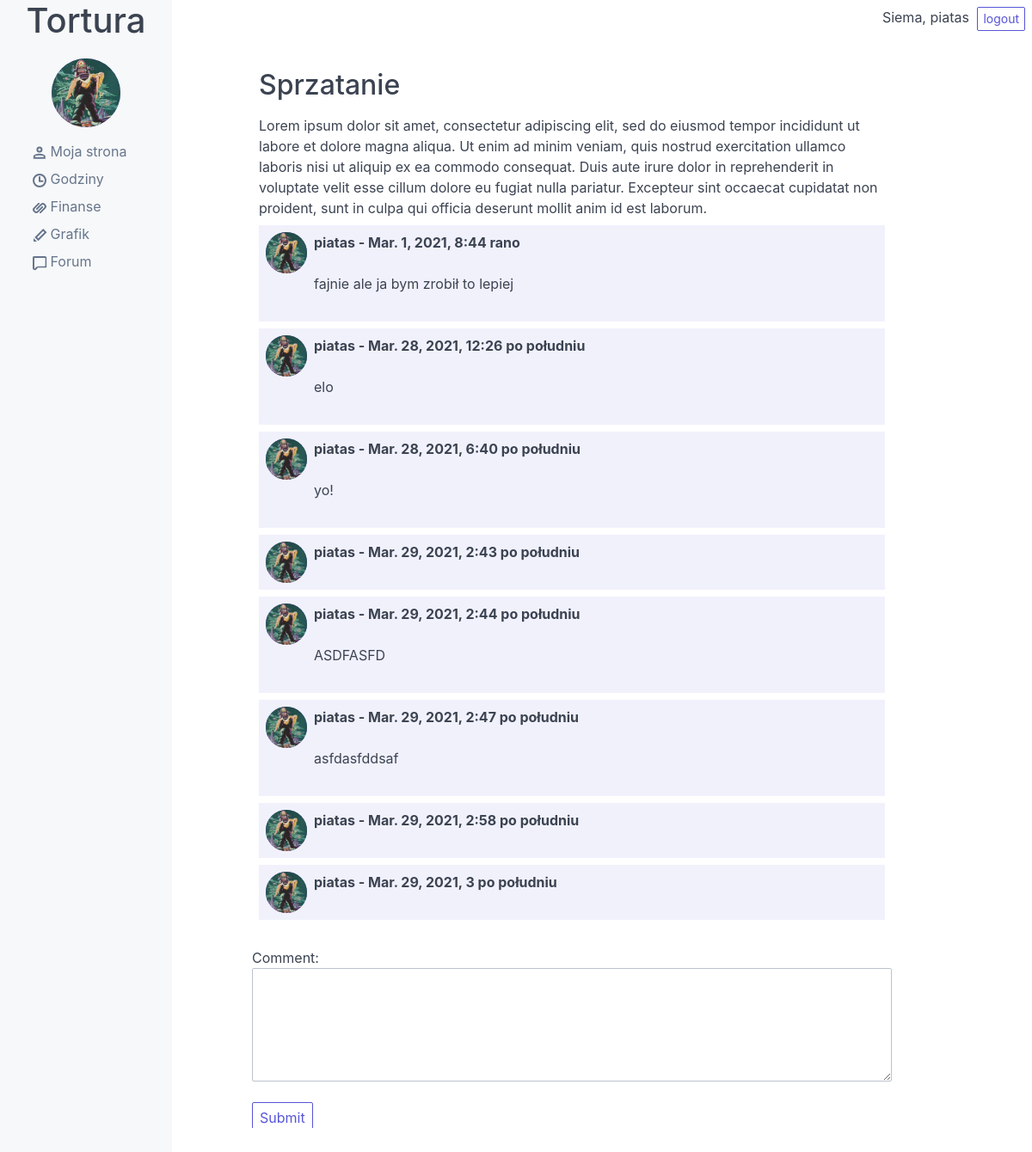
Screenshot of /article/2/ (signed in) with the database file from the repository.
### articles/models.py (models this page shows, shortened)
class Profile(models.Model):
    user = models.OneToOneField(User, null=True, on_delete=models.CASCADE)
    image = models.ImageField(default='default.jpg', upload_to='profile_pics')
    rate = models.FloatField(null=True)
    logged = models.BooleanField(default=False)

class Article(models.Model):
    user = models.ForeignKey(User, on_delete=models.SET_NULL, null=True)
    title = models.CharField(max_length=256, verbose_name='Title')
    content = models.TextField(verbose_name='Content')
    snippet = models.CharField(max_length=120, verbose_name='Snippet')
    publication_datetime = models.DateTimeField(auto_now_add=True)
    class Meta:
        ordering = ['-publication_datetime']

class Comment(models.Model):
    article = models.ForeignKey(Article, on_delete=models.CASCADE)
    user = models.ForeignKey(User, on_delete=models.SET_NULL, null=True)
    content = models.TextField(verbose_name='comment')
    email = models.EmailField(max_length=256, verbose_name='e-mail', default='')
    publication_datetime = models.DateTimeField(auto_now_add=True)
    status = models.CharField(
        max_length=8,
        choices=PUBLICATION_STATUSES,
        default='accepted',
        )

### articles/views.py (the view)
# urls.py: path('article/<int:pk>/', ArticleDetailView.as_view(), name='article-detail'),
class ArticleDetailView(LoginRequiredMixin, DetailView):
    model = apps.get_model('articles.Article')
    def get_context_data(self, **kwargs):
        context = super().get_context_data(**kwargs)
        context['form'] = CommentCreateForm()
        return context

### articles/forms.py
class CommentCreateForm(forms.ModelForm):
    class Meta:
        model = Comment
        fields = [
            'content',
            ]
    def __init__(self, *args, **kwargs):
        super().__init__(*args, **kwargs)
        self.fields['content'].widget.attrs.update({
            'class': 'form-input',
            'rows': 5,
            })
        self.fields['content'].required = False

### articles/templates/articles/article_detail.html (shortened to what this page needs)
{% extends 'base.html' %}
{% block content %}
<br>
<div>
    <div class="container">
    <h2>{{ article.title }}</h2>
    {{ article.content}}
    </div>
    {% for comment in article.comment_set.all %}
    {% if comment.status == 'accepted'%}
    <div class="tile bg-secondary p-2 m-2">
        <div class="tile-icon">
            <figure class="avatar avatar-lg">
                <img class="icon icon-file" src="{{ comment.user.profile.image.url }}" />
            </figure>
        </div>
        <div class="tile-content">
            <p class="tile-title">
                <strong>
                {{ comment.user }} - {{comment.publication_datetime}}
                </strong>
            </p>
            <p class="tile-subtitle">
                {{ comment.content }}
            </p>
        </div>
    </div>
    {% endif %}
    {% endfor %}
    <br>
    <form method="post" action="{% url 'articles:comment-create' article.id %}">
        <div class="form-group">
            {{ form.as_p }}
        </div>
        <input class='btn' type="submit" value="Submit">
    </form>
</div>
{% endblock %}

### templates/base.html (shortened to what this page needs)
{% load static %}
<!DOCTYPE html>
<html>
    <head>
        <link rel="stylesheet" href="{% static 'articles/css/spectre.css' %}">
        <link rel="stylesheet" href="{% static 'articles/css/spectre-exp.css' %}">
        <link rel="stylesheet" href="{% static 'articles/css/spectre-icons.css' %}">
        <link rel="stylesheet" href="{% static 'articles/css/style.css' %}">
    </head>
    <body>
        <div class="off-canvas off-canvas-sidebar-show body">
            <div id="sidebar-id" class="off-canvas-sidebar navbar-body">
                <div class="navbar-header">
                    <h1>Tortura</h1>
                    <figure class="avatar avatar-size">
                        <img class="icon icon-file" src="{{ user.profile.image.url }}" />
                    </figure>
                </div>
                <div class="navbar-menu mt-2">
                    <ul class="nav">
                        <li class="nav-item">
                            <a href="{% url 'articles:my-site' %}">
                                <i class="icon icon-people"></i>
                                Moja strona
                            </a>
                        </li>
                        <li class="nav-item">
                            <a href="{% url 'articles:hours' %}">
                                <i class="icon icon-time"></i>
                                Godziny
                            </a>
                        </li>
                        <li class="nav-item">
                            <a href="{% url 'articles:finance' %}">
                                <i class="icon icon-link"></i>
                                Finanse
                            </a>
                        </li>
                        <li class="nav-item">
                            <a href="{% url 'articles:schedule' %}">
                                <i class="icon icon-edit"></i>
                                Grafik
                            </a>
                        </li>
                        <li class="nav-item">
                            <a href="{% url 'articles:home' %}">
                                <i class="icon icon-message"></i>
                                Forum
                            </a>
                        </li>
                    </ul>
                </div>
            </div>
            <div class="off-canvas-content">
                <header>
                    <div class="top">
                        <span>Siema, {{ request.user }}</span>
                        <span style="margin-left: 5px">
                            <a class="btn btn-sm" href="{% url 'logout' %}"> logout </a>
                        </span>
                    </div>
                </header>
                <div class="off-canvas content-overflow" style="margin-top: 20px;">
                    <div class="container col-10 col-md-11" style="margin-left: 5px;">
                        {% block content %}
                        {% endblock %}
                    </div>
                </div>
            </div>
        </div>
    </body>
</html>

### articles/static/articles/css/spectre.css (style rules this page uses)
html { font-family: sans-serif; -webkit-text-size-adjust: 100%; -ms-text-size-adjust: 100%; }
body { margin: 0; }
article, aside, footer, header, nav, section { display: block; }
h1 { font-size: 2em; margin: .67em 0; }
figcaption, figure, main { display: block; }
a { background-color: transparent; -webkit-text-decoration-skip: objects; }
b, strong { font-weight: inherit; }
b, strong { font-weight: bolder; }
img { border-style: none; }
button, input, optgroup, select, textarea { font-family: inherit; font-size: inherit; line-height: inherit; margin: 0; }
button, input { overflow: visible; }
button, html [type="button"], [type="reset"], [type="submit"] { -webkit-appearance: button; }
textarea { overflow: auto; }
*, *::before, *::after { box-sizing: inherit; }
html { box-sizing: border-box; font-size: 20px; line-height: 1.5; -webkit-tap-highlight-color: transparent; }
body { background: #fff; color: #3b4351; font-family: -apple-system, system-ui, BlinkMacSystemFont, "Segoe UI", Roboto, "Helvetica Neue", sans-serif; font-size: .8rem; overflow-x: hidden; text-rendering: optimizeLegibility; }
a { color: #5755d9; outline: none; text-decoration: none; }
h1, h2, h3, h4, h5, h6 { color: inherit; font-weight: 500; line-height: 1.2; margin-bottom: .5em; margin-top: 0; }
h1, .h1 { font-size: 2rem; }
h2, .h2 { font-size: 1.6rem; }
p { margin: 0 0 1.2rem; }
a, ins, u { -webkit-text-decoration-skip: ink edges; text-decoration-skip: ink edges; }
ul, ol { margin: .8rem 0 .8rem .8rem; padding: 0; }
ul li, ol li { margin-top: .4rem; }
ul { list-style: disc inside; }
.btn { -webkit-appearance: none; -moz-appearance: none; appearance: none; background: #fff; border: .05rem solid #5755d9; border-radius: .1rem; color: #5755d9; cursor: pointer; display: inline-block; font-size: .8rem; height: 1.8rem; line-height: 1.2rem; outline: none; padding: .25rem .4rem; text-align: center; text-decoration: none; transition: background .2s, border .2s, box-shadow .2s, color .2s; -webkit-user-select: none; -moz-user-select: none; -ms-user-select: none; user-select: none; vertical-align: middle; white-space: nowrap; }
.btn.btn-sm { font-size: .7rem; height: 1.4rem; padding: .05rem .3rem; }
.form-group:not(:last-child) { margin-bottom: .4rem; }
.form-input { -webkit-appearance: none; -moz-appearance: none; appearance: none; background: #fff; background-image: none; border: .05rem solid #bcc3ce; border-radius: .1rem; color: #3b4351; display: block; font-size: .8rem; height: 1.8rem; line-height: 1.2rem; max-width: 100%; outline: none; padding: .25rem .4rem; position: relative; transition: background .2s, border .2s, box-shadow .2s, color .2s; width: 100%; }
.form-input::placeholder { color: #bcc3ce; }
textarea.form-input, textarea.form-input.input-lg, textarea.form-input.input-sm { height: auto; }
.container { margin-left: auto; margin-right: auto; padding-left: .4rem; padding-right: .4rem; width: 100%; }
.col-10 { width: 83.33333333%; }
.avatar { background: #5755d9; border-radius: 50%; color: rgba(255, 255, 255, .85); display: inline-block; font-size: .8rem; font-weight: 300; height: 1.6rem; line-height: 1.25; margin: 0; position: relative; vertical-align: middle; width: 1.6rem; }
.avatar.avatar-lg { font-size: 1.2rem; height: 2.4rem; width: 2.4rem; }
.avatar img { border-radius: 50%; height: 100%; position: relative; width: 100%; z-index: 1; }
.nav { display: -ms-flexbox; display: flex; -ms-flex-direction: column; flex-direction: column; list-style: none; margin: .2rem 0; }
.nav .nav-item a { color: #66758c; padding: .2rem .4rem; text-decoration: none; }
.tile { align-content: space-between; align-items: flex-start; display: -ms-flexbox; display: flex; -ms-flex-align: start; -ms-flex-line-pack: justify; }
.tile .tile-icon, .tile .tile-action { -ms-flex: 0 0 auto; flex: 0 0 auto; }
.tile .tile-content { -ms-flex: 1 1 auto; flex: 1 1 auto; }
.tile .tile-content:not(:first-child) { padding-left: .4rem; }
.tile .tile-title, .tile .tile-subtitle { line-height: 1.2rem; }
.bg-secondary { background: #f1f1fc !important; }
.m-2 { margin: .4rem !important; }
.mt-2 { margin-top: .4rem !important; }
.p-2 { padding: .4rem !important; }

### rows the page displays
Article: title "Sprzatanie", content "Lorem ipsum dolor sit amet, consectetur adipiscing elit, sed do eiusmod tempor incididunt ut labore et dolore magna aliqua. Ut enim ad minim veniam, quis nostrud exercitation ullamco laboris nisi ut aliquip ex ea commodo consequat. Duis aute irure dolor in reprehenderit in voluptate velit esse cillum dolore eu fugiat nulla pariatur. Excepteur sint occaecat cupidatat non proident, sunt in culpa qui officia deserunt mollit anim id est laborum."
Comment: user.profile.image (picture), user "piatas", publication_datetime "Mar. 1, 2021, 8:44 rano", content "fajnie ale ja bym zrobił to lepiej"
Comment: user.profile.image (picture), user "piatas", publication_datetime "Mar. 28, 2021, 12:26 po południu", content "elo"
Comment: user.profile.image (picture), user "piatas", publication_datetime "Mar. 28, 2021, 6:40 po południu", content "yo!"
Comment: user.profile.image (picture), user "piatas", publication_datetime "Mar. 29, 2021, 2:43 po południu"
Comment: user.profile.image (picture), user "piatas", publication_datetime "Mar. 29, 2021, 2:44 po południu", content "ASDFASFD"
Comment: user.profile.image (picture), user "piatas", publication_datetime "Mar. 29, 2021, 2:47 po południu", content "asfdasfddsaf"
Comment: user.profile.image (picture), user "piatas", publication_datetime "Mar. 29, 2021, 2:58 po południu"
Comment: user.profile.image (picture), user "piatas", publication_datetime "Mar. 29, 2021, 3 po południu"

### other values shown
{{ request.user }} "piatas"
